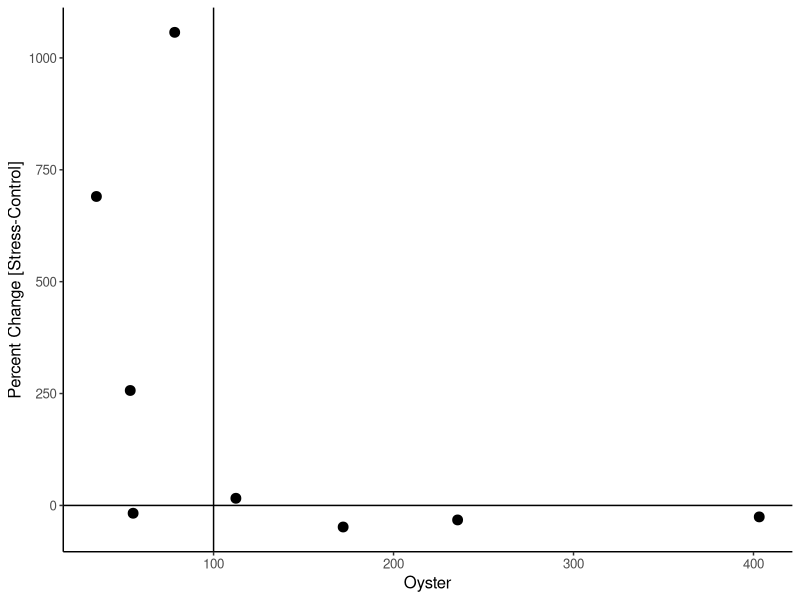
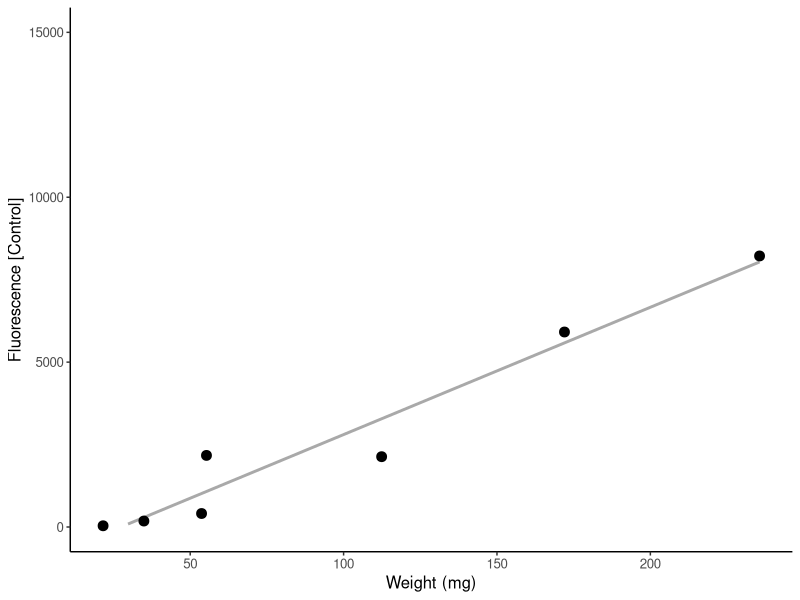
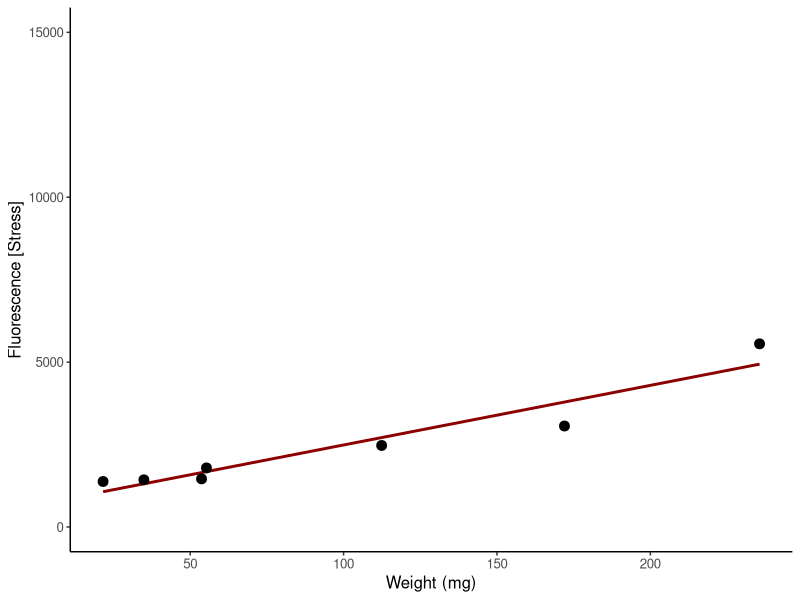
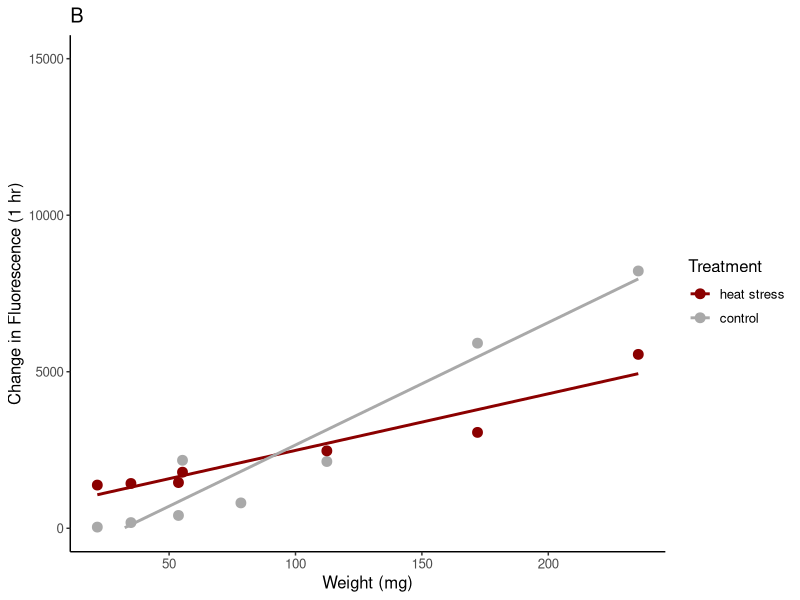
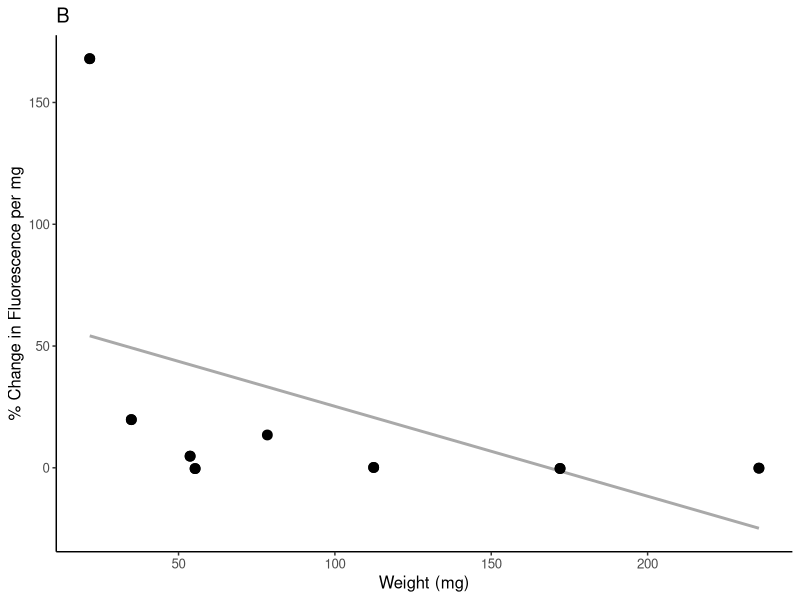
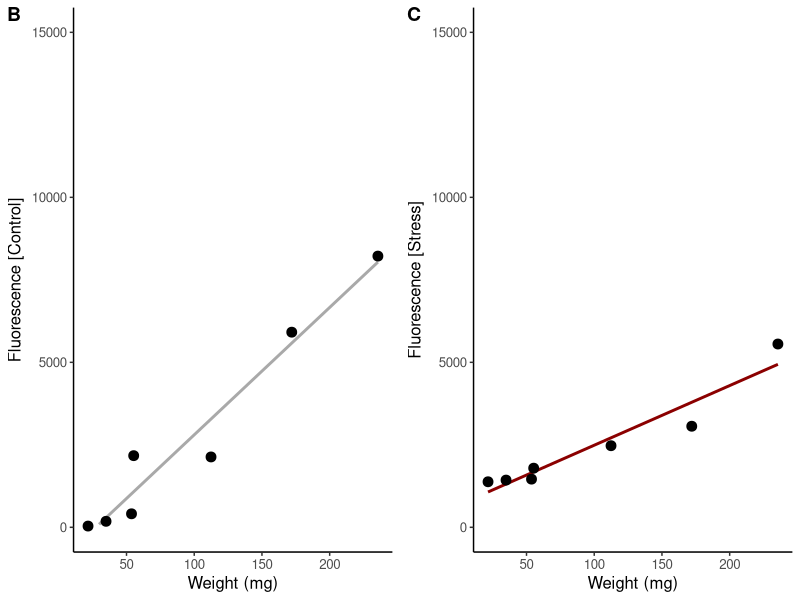
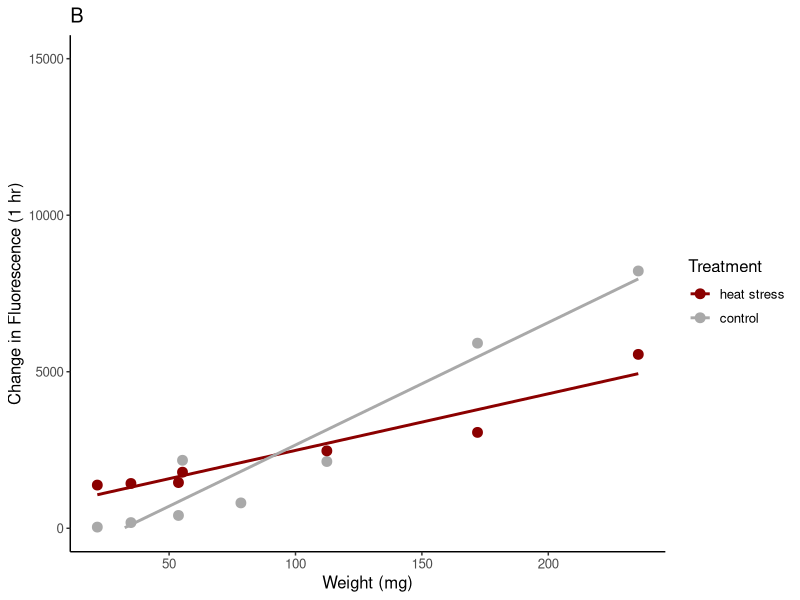

Write the R code that produced these figures, in order.
## ---- chunk 1
knitr::opts_chunk$set(echo = TRUE, warning = FALSE, message = FALSE)
## ---- chunk 2
library(tidyverse)
library(ggplot2)
## ---- chunk 3
data<-read_csv("lifestage_carryover/data/resazurin_trial_02/20240312-cgig-resazurin-trial-02.csv")

data<-data%>%
  select(well, sample, type, `weight-mg`, treatment, `t0`, `t0.5`, `t1.0`)%>%
  rename(weight.mg=`weight-mg`, time0=`t0`, time0.5=`t0.5`, time1=`t1.0`)

## ---- chunk 4

data<-data%>%
  mutate(change_time0.5=time0.5-time0)%>%
  mutate(change_time1=time1-time0)
## ---- chunk 5
neg_stress<-data%>%
  filter(type=="neg-control" & treatment=="heat_stress")%>%
  group_by(treatment)%>%
  summarise(neg_stress_mean0.5=mean(change_time0.5), neg_stress_mean1=mean(change_time1))

neg_prestress<-data%>%
  filter(type=="neg-control" & treatment=="pre-stress")%>%
  group_by(treatment)%>%
  summarise(neg_control_mean0.5=mean(change_time0.5), neg_control_mean1=mean(change_time1))
## ---- chunk 6
data<-data%>%
  mutate(neg_stress_mean0.5=neg_stress$neg_stress_mean0.5)%>%
  mutate(neg_stress_mean1=neg_stress$neg_stress_mean1)%>%
  mutate(neg_control_mean0.5=neg_prestress$neg_control_mean0.5)%>%
  mutate(neg_control_mean1=neg_prestress$neg_control_mean1)

head(data)
## ---- chunk 7
data<-data%>%
  mutate(corr_time0.5=if_else(treatment=="pre-stress", change_time0.5-neg_control_mean0.5, 
                              if_else(treatment=="heat_stress", change_time0.5-neg_stress_mean0.5, NA)))%>%
  
  mutate(corr_time1=if_else(treatment=="pre-stress", change_time1-neg_control_mean1, 
                              if_else(treatment=="heat_stress", change_time1-neg_stress_mean1, NA)))
  
## ---- chunk 8
data<-data%>%
  select(well, sample, type, weight.mg, treatment, corr_time1)%>%
  filter(!type=="neg-control")%>%
  filter(!type=="empty")
## ---- chunk 9
data<-data%>%
  pivot_wider(names_from=treatment, values_from=corr_time1)
## ---- chunk 10
data<-data%>%
  mutate(perc_change=100*(heat_stress-`pre-stress`)/`pre-stress`)
## ---- chunk 11
plot1<-data%>%
  filter(perc_change<3000)%>% #remove outlier
  filter(weight.mg<2000)%>% #remove large oyster
  
  ggplot(aes(x=weight.mg, y=perc_change))+
  #geom_smooth(color="darkred", se=FALSE, method="lm")+
  geom_vline(xintercept=100)+
  geom_hline(yintercept=0)+
  geom_point(size=3)+
  ylab("Percent Change [Stress-Control]")+
  xlab("Oyster")+
  theme_classic()+
  theme(
    text=element_text(size=12, color="black")
  );plot1
## ---- chunk 12
plot2<-data%>%
  #filter(perc_change<3000)%>% #remove outlier
  filter(weight.mg<2000)%>% #remove large oysters
  filter(heat_stress<7500)%>%
  
  ggplot(aes(x=weight.mg, y=`pre-stress`))+
  geom_smooth(color="darkgray", se=FALSE, method="lm")+
  geom_point(size=3)+
  ylab("Fluorescence [Control]")+
  xlab("Weight (mg)")+
  ylim(0,15000)+
  theme_classic()+
  theme(
    text=element_text(size=12, color="black")
  );plot2
## ---- chunk 13
plot3<-data%>%
  #filter(perc_change<3000)%>% #remove outlier
  filter(weight.mg<2000)%>% #remove large oysters
  filter(heat_stress<7500)%>%
  
  ggplot(aes(x=weight.mg, y=heat_stress))+
  geom_smooth(color="darkred", se=FALSE, method="lm")+
  geom_point(size=3)+
  ylab("Fluorescence [Stress]")+
  xlab("Weight (mg)")+
  ylim(0,15000)+
  theme_classic()+
  theme(
    text=element_text(size=12, color="black")
  );plot3
## ---- chunk 14
library(cowplot)

plots<-plot_grid(plot2, plot3, ncol=2, nrow=1, labels = c('B', 'C'), align="vh")

ggsave(filename="lifestage_carryover/output/resazurin/scale_weight.png", plot=plots, dpi=300, width=6, height=4, units="in")
## ---- chunk 15
long<-data%>%
  select(!perc_change)%>%
  pivot_longer(cols=c("pre-stress", "heat_stress"), values_to="value", names_to="treatment")
## ---- chunk 16
plot4<-long%>%
  filter(weight.mg<400)%>% #remove large oysters
  filter(!c(treatment=="heat_stress" & value>7500))%>% #remove outliers as done above
  
  ggplot(aes(x=weight.mg, y=value, color=treatment))+
  geom_smooth(aes(group=treatment),se=FALSE, method="lm")+
  geom_point(size=3)+
  scale_color_manual(values=c("darkred", "darkgray"), labels=c("heat stress", "control"), name="Treatment")+
  ylab("Change in Fluorescence (1 hr)")+
  xlab("Weight (mg)")+
  ylim(0,15000)+
  theme_classic()+
  ggtitle("B")+
  theme(
    text=element_text(size=12, color="black")
  );plot4

ggsave(filename="lifestage_carryover/output/resazurin/treatment_scale_weights.png", plot=plot4, dpi=300, width=5, height=4, units="in")
## ---- chunk 17
long_change<-data%>%
  pivot_longer(cols=c("pre-stress", "heat_stress"), values_to="value", names_to="treatment")%>%
  mutate(perc_change_mg=perc_change/weight.mg)
## ---- chunk 18
plot5<-long_change%>%
  filter(weight.mg<400)%>% #remove large oysters
  filter(!c(treatment=="heat_stress" & value>7500))%>% #remove outliers as done above
  
  ggplot(aes(x=weight.mg, y=perc_change_mg))+
  geom_smooth(se=FALSE, method="lm", color="darkgray")+
  geom_point(size=3)+
  ylab("% Change in Fluorescence per mg")+
  xlab("Weight (mg)")+
  #ylim(0,15000)+
  theme_classic()+
  ggtitle("B")+
  theme(
    text=element_text(size=12, color="black")
  );plot5
